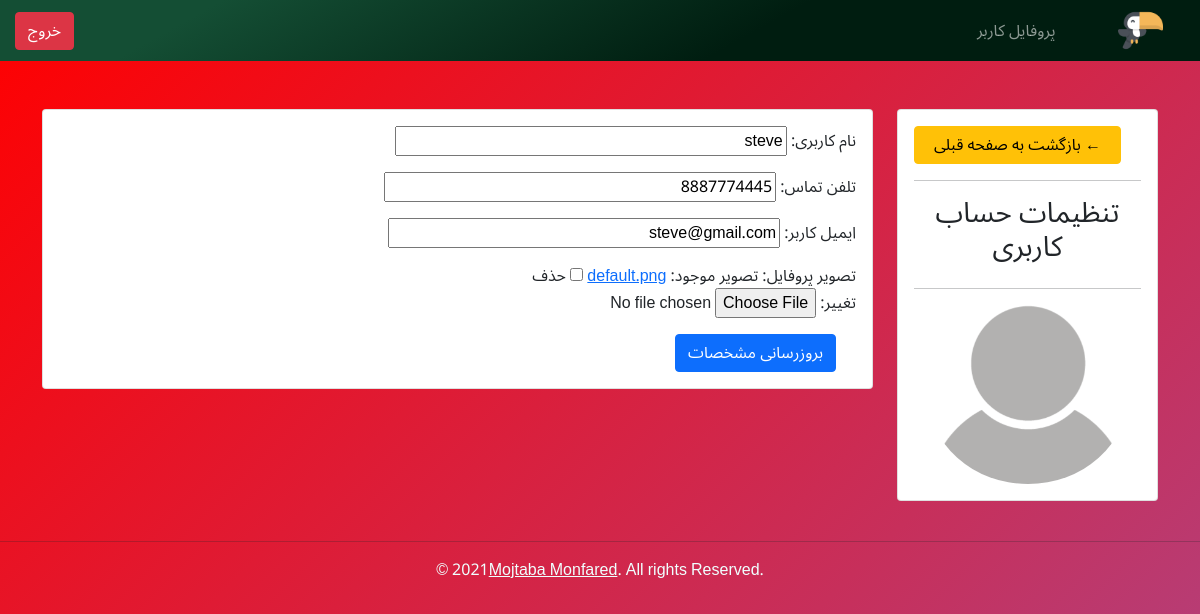
/account/ (signed in), run on the app's committed database.
### accounts/models.py (models this page shows, shortened)
class Customer(models.Model):
    user = models.OneToOneField(User, null=True, blank=True, on_delete=models.CASCADE)
    name = models.CharField(max_length=200, null=True, verbose_name="نام کاربری")
    phone = models.CharField(max_length=200, null=True, verbose_name="تلفن تماس")
    email = models.CharField(max_length=200, null=True, verbose_name="ایمیل کاربر")
    profile_pic = models.ImageField(default="default.png", null=True, blank=True, verbose_name="تصویر پروفایل")
    date_created = models.DateTimeField(auto_now_add=True, null=True)

### accounts/decorators.py (the view)
		def wrapper_func(request, *args, **kwargs):
			group = None
			if request.user.groups.exists():
				group = request.user.groups.all()[0].name
			if group in allowed_roles:
				return view_func(request, *args, **kwargs)
			else:
				return HttpResponse('You are not authorized to view this page')

### accounts/forms.py
class CustomerForm(ModelForm):
	def __init__(self, *args, **kwargs):
		super().__init__(*args, **kwargs)
		self.fields['profile_pic'].widget.clear_checkbox_label = 'حذف'
		self.fields['profile_pic'].widget.initial_text = "تصویر موجود"
		self.fields['profile_pic'].widget.input_text = "تغییر"
	class Meta:
		model = Customer
		fields = '__all__'
		exclude = ['user']

### accounts/views.py (called while the page is built)
@login_required(login_url='login')
@allowed_users(allowed_roles=['customer'])
def accountSettings(request):
	customer = request.user.customer
	form = CustomerForm(instance=customer)
	if request.method == 'POST':
		form = CustomerForm(request.POST, request.FILES, instance=customer)
		if form.is_valid():
			form.save()
			messages.success(request, 'اطلاعات %s با موفقیت تغییر یافت!' % form.cleaned_data.get('name'))
			redirect('account')
	context = {
		'form': form,
	}
	return render(request, 'accounts/account_settings.html', context)

### accounts/templates/accounts/account_settings.html (shortened to what this page needs)
{% extends "accounts/main.html" %}
{% load static %}
{% block content %}
<br>
<div class="row">
    <div class="col-md-3">
        <div class="card card-body">
            <a class="btn btn-warning" href="{% url 'dashboard' %}">&#8592; بازگشت به صفحه قبلی</a>
            <hr>
            <h3 style="text-align: center;">تنظیمات حساب کاربری</h3>
            <hr>
            <img class="profile-pic" src="{{ request.user.customer.profile_pic.url }}" alt="profile-pic">
        </div>
    </div>
    <div class="col-md-9">
        <div class="card card-body">
            <form action="" method="POST" enctype="multipart/form-data">
                {{ form.as_p }}
                <input class="btn btn-primary" type="submit" value="بروزرسانی مشخصات">
            </form>
        </div>
    </div>
</div>
{% endblock content %}

### static/css/main.css (style rules this page uses)
body, html { font-family: 'Noto Sans Arabic', sans-serif; background: linear-gradient(315deg, #FFFFFF 0%, #6284FF 50%, #FF0000 100%); background-size: 400% 400%; animation: gradient 15s ease infinite; height: 100vh; background-attachment: fixed; }

### accounts/templates/accounts/navbar.html (style rules this page uses)
img { margin-right: 25px; margin-left: 15px; }
.btn { margin-right: 20px; }

### accounts/templates/accounts/account_settings.html (style rules this page uses)
.profile-pic { max-width: 200px; max-height: 200px; margin: 0 auto; border-radius: 50%; overflow: hidden; }

### data on the page
Customer: name "steve", phone "8887774445", email "steve@gmail.com"
